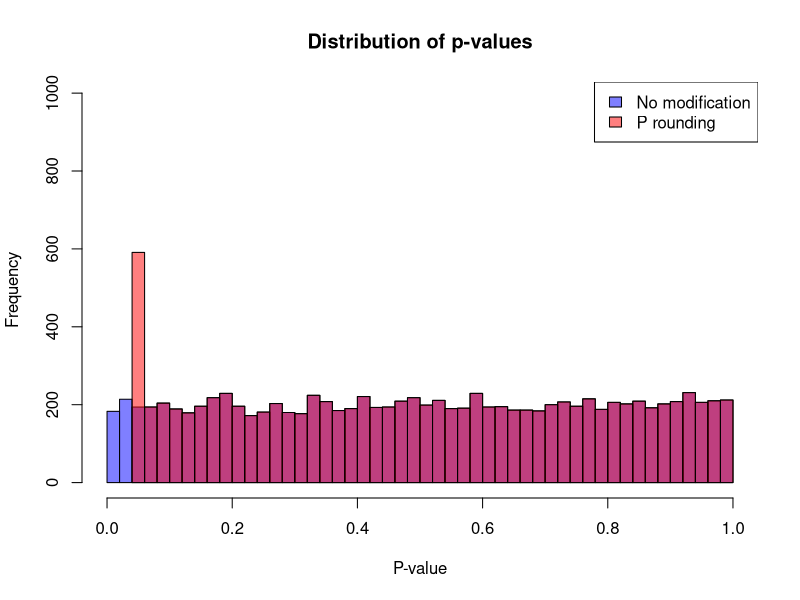

Recreate this plot in R.
# Set seed for reproducibility
set.seed(40)

# Sample size
n <- 500

# Number of datasets to simulate
num_datasets <- 10000  

# Initialize vectors to store p-values and decisions
p_values_rounded <- numeric(num_datasets)
decisions_rounded <- character(num_datasets)
p_values_no_modification <- numeric(num_datasets)
decisions_no_modification <- character(num_datasets)

# Simulate data and perform t-test for each dataset
for (i in 1:num_datasets) {
  # Simulate GPA data for students who drink coffee (group 1)
  gpa_coffee <- rnorm(n, mean = 3.5, sd = 0.5)  # Mean GPA of 3.5 with standard deviation of 0.5

  # Simulate GPA data for students who don't drink coffee (group 2)
  gpa_no_coffee <- rnorm(n, mean = 3.5, sd = 0.5)  # Same mean and standard deviation as group 1
  
  # Perform t-test
  t_test_result <- t.test(gpa_coffee, gpa_no_coffee)
  
  # Apply QRP: Round p-values down (only if less than or equal to 0.059)
  rounded_p_value <- ifelse(t_test_result$p.value <= 0.059, 0.05, t_test_result$p.value)
    
  # Store rounded p-value and decision
  p_values_rounded[i] <- rounded_p_value
  decisions_rounded[i] <- ifelse(rounded_p_value <= 0.05, "Reject H0", "Fail to reject H0")
  
  # Store unrounded p-value and decision
  p_values_no_modification[i] <- t_test_result$p.value
  decisions_no_modification[i] <- ifelse(t_test_result$p.value <= 0.05, "Reject H0", "Fail to reject H0")
}

# Display summary of results
cat("Type 1 error rate (rounded p-values):", mean(p_values_rounded <= 0.05), "\n")
cat("Type 1 error rate (unrounded p-values):", mean(p_values_no_modification <= 0.05), "\n")
cat(table(decisions_rounded), "\n")
cat(table(decisions_no_modification), "\n")
cat(sum(decisions_no_modification == "Reject H0"), "\n")
cat(sum(decisions_no_modification == "Fail to reject H0"), "\n")

# Create a histogram of the p-values without modification
hist(p_values_no_modification, breaks = 50, col = rgb(0, 0, 1, 0.5), 
     main = "Distribution of p-values", xlab = "P-value", 
     xlim = c(0, 1), ylim = c(0, max(hist(p_values_no_modification, plot = FALSE)$counts, 
                                      hist(p_values_rounded, plot = FALSE)$counts)))

# Add a histogram of the p-values with outlier removal
hist(p_values_rounded, breaks = 50, col = rgb(1, 0, 0, 0.5), add = TRUE)

# Add a legend
legend("topright", legend = c("No modification", "P rounding"), 
       fill = c(rgb(0, 0, 1, 0.5), rgb(1, 0, 0, 0.5)))